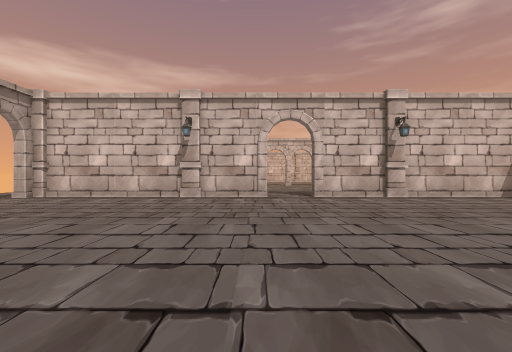
View 1 (above)

23 first-person views from a walk through a scene from a Unity 3-D project. The camera is 1.2 m above the floor, looks level and sees 90° across. The floor is counted in squares, 2 m on a side. Each view is taken from the middle of a square. On the plan, view 1 faces up. The plan holds only what a view shows up to about 9 squares ahead; the rest is blank. The place goes on beyond the plan. Some animated figures are not drawn. Door leaves are left out, so doorways stand open. Some surface patterns are stand-ins.

View 2
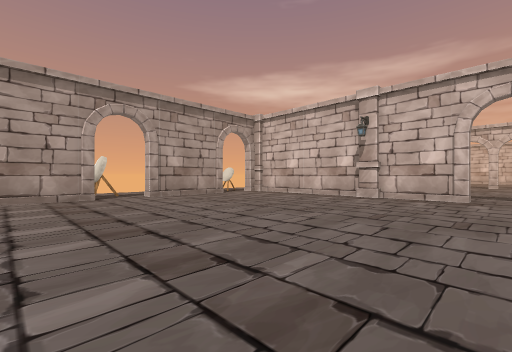

View 3
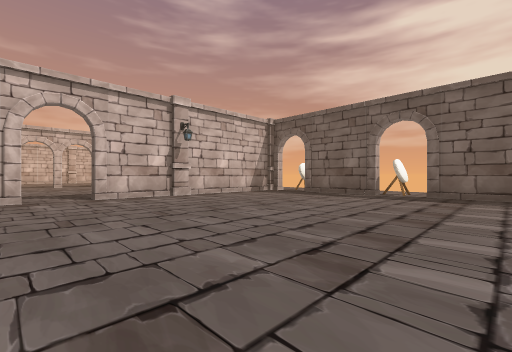

View 4
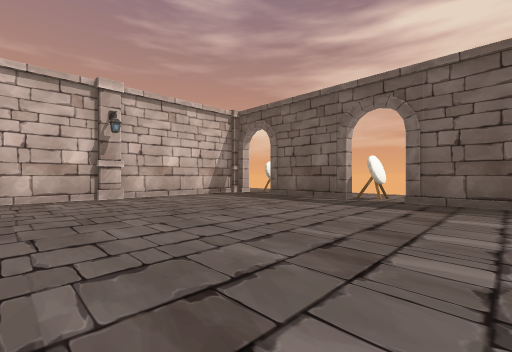

View 5
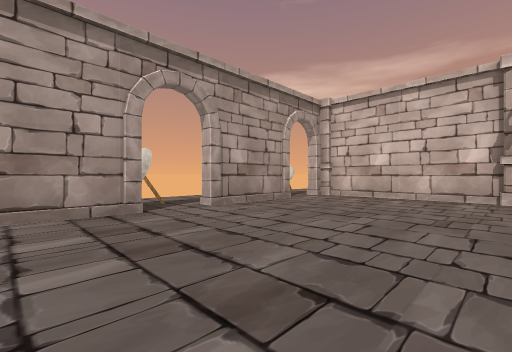

View 6
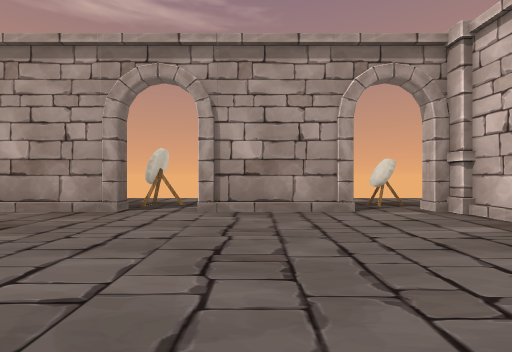

View 7
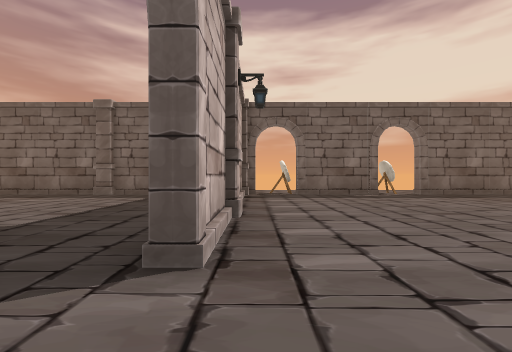

View 8
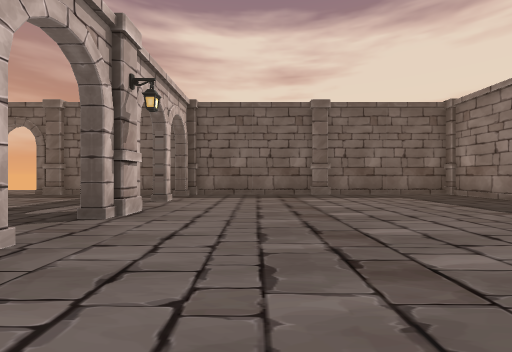

View 9
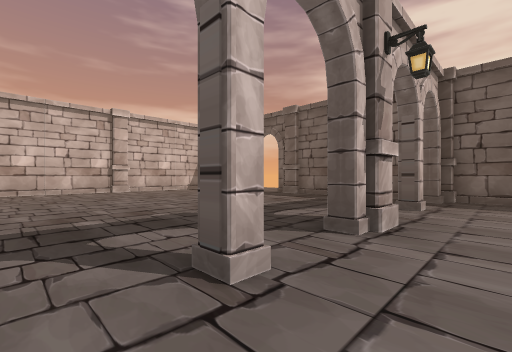

View 10
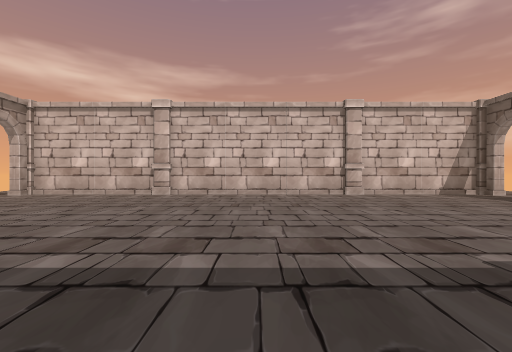

View 11
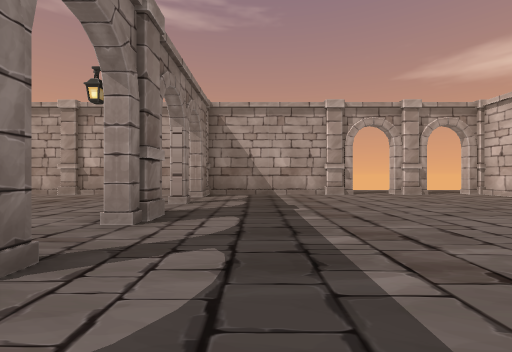

View 12
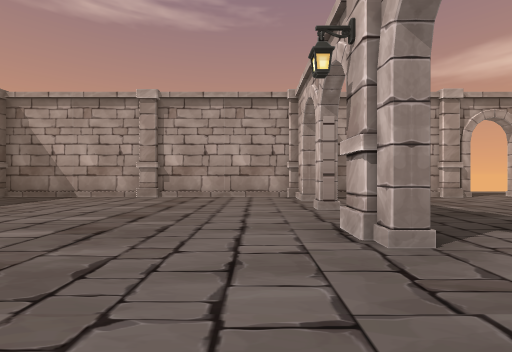

View 13
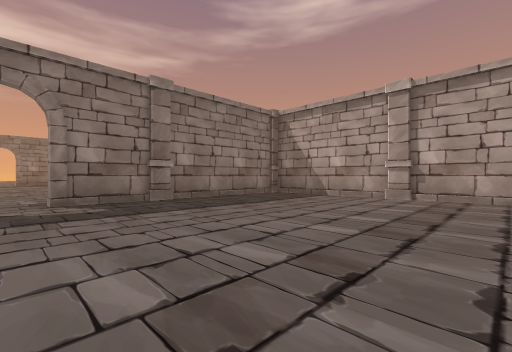

View 14
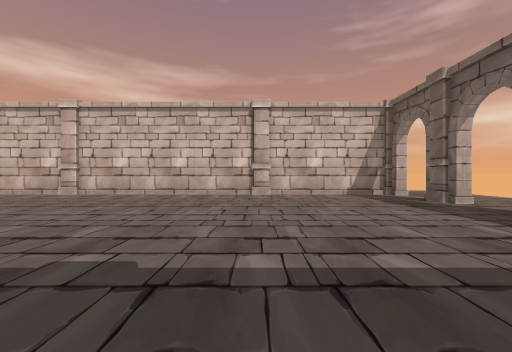

View 15
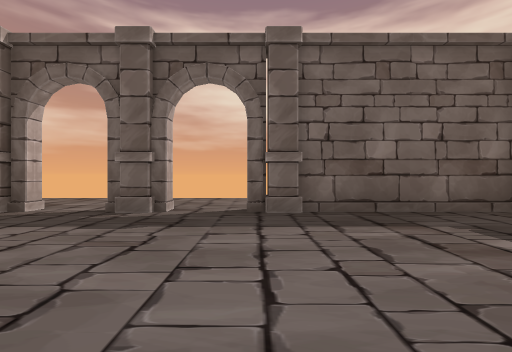

View 16
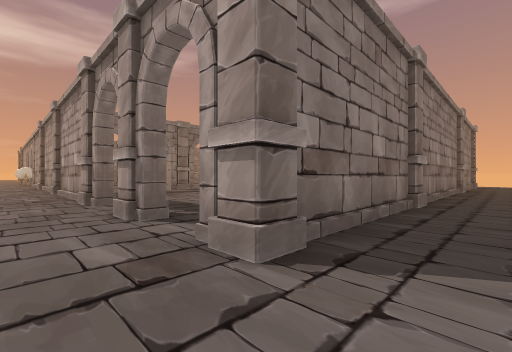

View 17
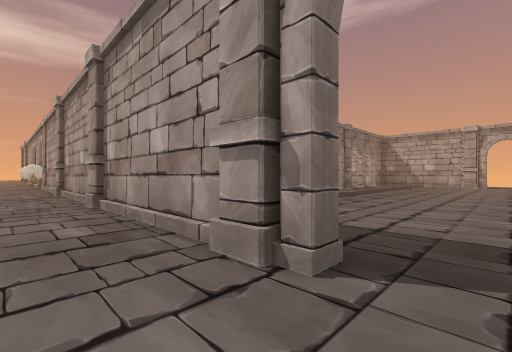

View 18
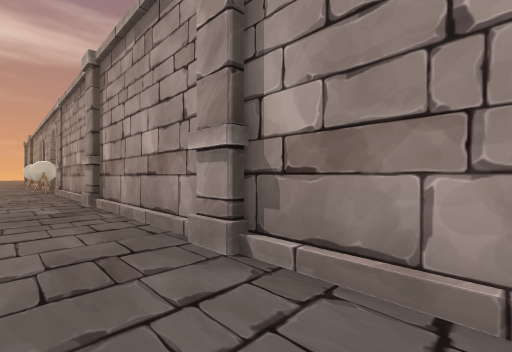

View 19
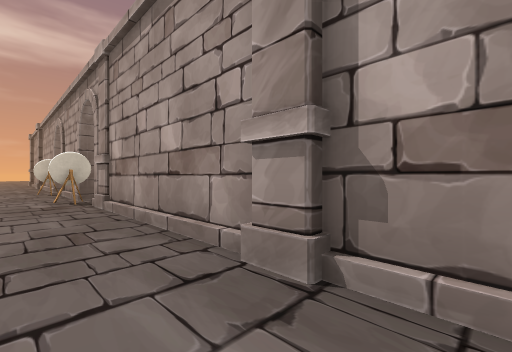

View 20
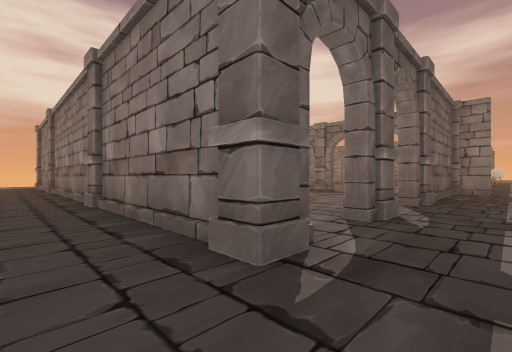

View 21
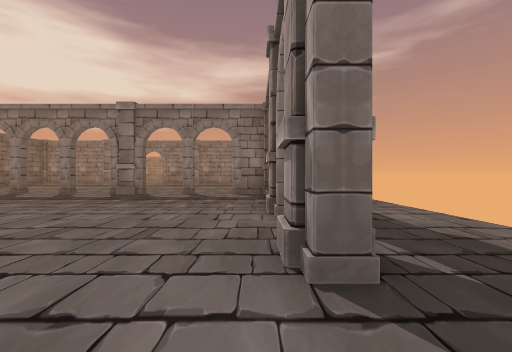

View 22
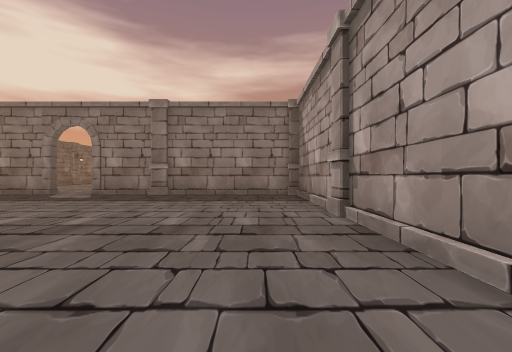

View 23
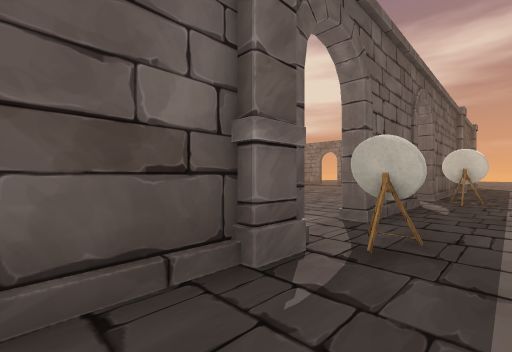

### Floor plan
Points are (right, up) in squares from view 1. A wall is a line through its corners. A room is listed if a view was taken in it or the views show most of it. See-through windows are left out.
Room 1 (views 1, 2, 3, 4, 5, 6, 7)
walls: (0.4, 7.4) (-5.5, 7.4); (3.5, 7.4) (1.6, 7.4); (-6.6, 5.7) (-6.4, 5.7) (-6.4, 3) (-6.8, 3); (-6.4, 1.6) (-6.4, -0.5); (-6.6, -0.5) (-6.6, 1.6); (7.5, 7.4) (4.4, 7.4); (8.4, 3.4) (8.4, 5.6); (8.4, -0.5) (8.4, 1.7)
low walls: (-6.6, 5) (-6.6, 5.7)
ways out: opening at (-6, 9) to room 2; open door at (1, 7.5) to room 2; opening at (-8, 9) to room 3; opening at (8, 3); gap at (-7, 3)
objects: other object (-7, 2); other object (-7, 7) to (-7, 8); other object (-6, 8)
Room 2 (views 8, 9, 10, 11, 12, 13, 14, 15, 16, 17, 18, 19, 20, 21, 22)
walls: (1.9, 16) (1.9, 16.5); (0.1, 16.5) (0.6, 16.5); (6.5, 16.1) (6.1, 16.1) (6.1, 16.5); (-3.5, 16.5) (-3.5, 16); (8.4, 16.5) (8.4, 19.6); (8.6, 19.6) (8.6, 16.5); (8.6, 15.6) (8.6, 12.5); (-5.1, 16.1) (-6.2, 16.1); (3.5, 25.4) (-1.5, 25.4); (4.6, 25.6) (7.6, 25.6); (-1.2, 25.6) (3.2, 25.6); (8.4, 12.4) (8.4, 15.5); (-6.4, 19.5) (-6.4, 16.5) (-5.2, 16.5); (-2.4, 25.4) (-5.5, 25.4); (-6.4, 15.9) (-6.4, 12.5); (-6.6, 16.6) (-6.6, 19.5); (7.2, 25.4) (4.4, 25.4); (8.6, 11.6) (8.6, 8.6); (1.6, 7.6) (3.4, 7.6); (-6.4, 11.6) (-6.4, 8.5); (-5.6, 25.6) (-2.5, 25.6); (6.2, 7.6) (7.5, 7.6); (8.4, 8.5) (8.4, 11.6); (-5.5, 7.6) (0.4, 7.6)
ways out: opening at (-6, 9) to room 1; open door at (1, 7.5) to room 1; opening at (-8, 17) to room 3; opening at (10, 4)
objects: other object (-7, 12); other object (-7, 20) to (-7, 21); other object (-7, 23); other object (-7, 25) to (-6, 26); other object (-2, 8); other object (-2, 16); other object (-2, 26); other object (4, 8); other object (4, 16); other object (4, 26); other object (8, 7) to (8, 8); other object (8, 12); other object (8, 16); other object (8, 20) to (8, 21); other object (8, 23); other object (8, 25) to (8, 26); other object (9, 6)
Room 3 (view 23)
walls: (-6.6, 8.5) (-6.6, 9)
ways out: opening at (-8, 9) to room 1; opening at (-8, 17) to room 2
objects: other object (-7, 16)

Positions as (right, up) in squares from view 1, and headings:
1: (0, 0), facing up
2: (1, 0), facing up-left
3: (0, 0), facing up-right
4: (2, 0), facing up-right
5: (-2, 0), facing up-left
6: (-2, 4), facing left
7: (0, 7), facing right
8: (0, 14), facing right
9: (1, 15), facing up-right
10: (1, 17), facing up
11: (2, 18), facing left
12: (1, 15), facing left
13: (1, 14), facing down-left
14: (4, 17), facing up
15: (4, 21), facing right
16: (10, 27), facing down-left
17: (10, 22), facing down-left
18: (10, 18), facing down-left
19: (10, 13), facing down-left
20: (-8, 27), facing down-right
21: (-6, 25), facing down
22: (-5, 16), facing down
23: (-8, 9), facing down-right
